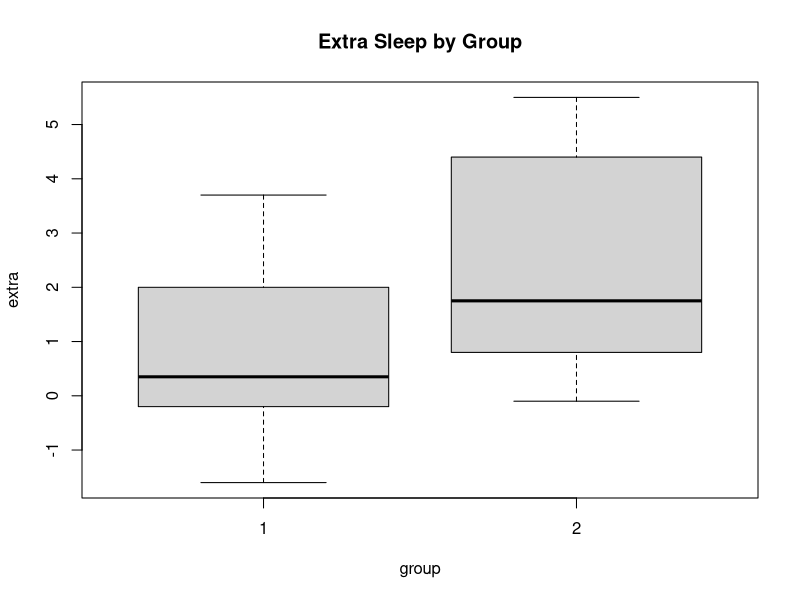

This figure's R source:
# Basic Inferential Statistics - Hypothesis Testing

# The Gossett Data - 2 Drugs and 10 Patients
# Box Plot
plot(extra~group, data = sleep, main = "Extra Sleep by Group")
attach(sleep)
extra.1 = extra[group==1]
extra.2 = extra[group==2]

# Test your Hypothesis

t.test(extra.1, extra.2, paired = TRUE, alternative = "two.sided")

# data:  extra.1 and extra.2
# t = -4.0621, df = 9, p-value = 0.002833
# alternative hypothesis: true difference in means is not equal to 0 - RESULT

# 95 percent confidence interval:
#  -2.4598858 -0.7001142
# sample estimates:
#  mean of the differences 
# -1.58

# H0: mean response is the same for both the drugs
# H1: mean response is not the same for both the drugs

# p-value: 2*pt(-4.0621, 9) if p < alpha -> reject
# alpha: level of significance

# Get the table value 
qt(0.975, 9)
